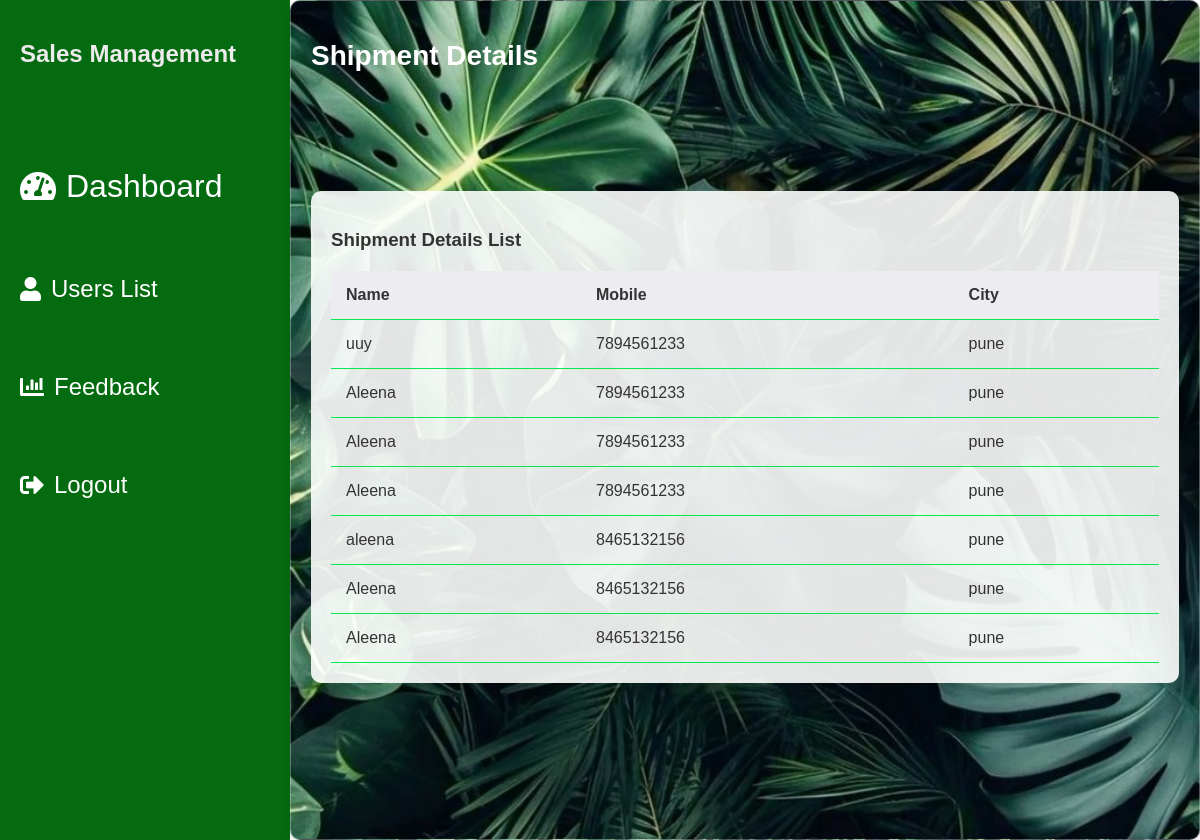
/admin_userslist, run on an earlier commit of the app's database.
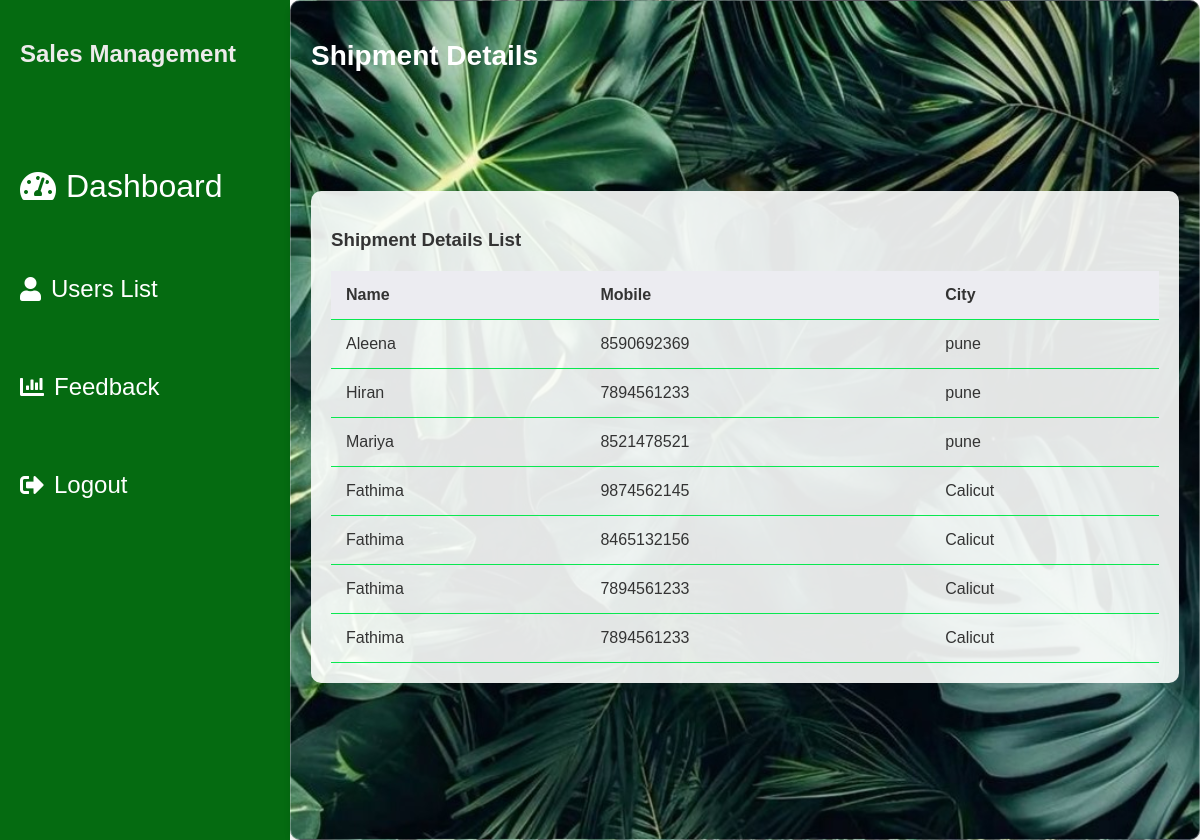
And on a later commit of the database.
### home/models.py (models this page shows)
class Shipment(models.Model):
    fullname = models.CharField(max_length=100)
    mobile = models.CharField(max_length=15)  # Ensure `null=True` is not set here if it's required
    pincode = models.CharField(max_length=10)
    address1 = models.TextField()
    address2 = models.TextField()
    landmark = models.CharField(max_length=255, blank=True, null=True)
    city = models.CharField(max_length=100)
    state = models.CharField(max_length=50)

### home/views.py (the view)
# urls.py: path('admin_userslist',admin_userslist,name = 'admin_userslist'),
def admin_userslist(request):
    shipment_details = Shipment.objects.all()
    return render(request,'admin_users.html',{'shipment_details':shipment_details})

### templates/admin_users.html (shortened to what this page needs)
{% load static %}
<!DOCTYPE html>
<html lang="en">
<head>
    <link rel="stylesheet" href="https://cdnjs.cloudflare.com/ajax/libs/font-awesome/5.15.4/css/all.min.css">
</head>
<body>
    <div class="container">
        <aside class="sidebar">
            <div class="logo">
                <h2> Sales Management</h2>
            </div>
            <ul class="sidebar-menu">
                <li class="active"><a href="{% url 'admin_dashboard' %}" style="color:white; padding-top: 50px; font-size: 200%; font-family: 'Gill Sans', 'Gill Sans MT', Calibri, 'Trebuchet MS', sans-serif;"><i class="fas fa-tachometer-alt"></i> Dashboard</a></li>
                <li><a href="{% url 'admin_userslist' %}" style="color:white; padding-top: 50px; font-size: 150%; font-family: 'Gill Sans', 'Gill Sans MT', Calibri, 'Trebuchet MS', sans-serif"><i class="fas fa-user"></i> Users List</a></li>
                <li><a href="{% url 'admin_feedback' %}"style="color:white; padding-top: 50px; font-size: 150%; font-family: 'Gill Sans', 'Gill Sans MT', Calibri, 'Trebuchet MS', sans-serif"><i class="fas fa-chart-bar"></i> Feedback</a></li>
                <li><a href="{% url 'userlogout' %}"style="color:white; padding-top: 50px; font-size: 150%; font-family: 'Gill Sans', 'Gill Sans MT', Calibri, 'Trebuchet MS', sans-serif"><i class="fas fa-sign-out-alt"></i> Logout</a></li>
            </ul>
        </aside>
        <main class="main-content">
            <div class="top-bar">
                <h1>Shipment Details</h1>
            </div>
            <div class="customer-table">
                <h3>Shipment Details List</h3>
                <table>
                    <thead>
                        <tr>
                            <th>Name</th>
                            <th>Mobile</th>
                            <th>City</th>
                        </tr>
                    </thead>
                    <tbody>
                        <tr>
                            {% for shipment in shipment_details %}
                            <td>{{ shipment.fullname }}</td>
                            <td>{{ shipment.mobile }}</td>
                            <td>{{ shipment.city }}</td>
                        </tr>
                        {% endfor %}
                    </tbody>
                </table>
            </div>
        </main>
    </div>
</body>
</html>

What changed in the data, as far as the page shows it:
removed Shipment: fullname "uuy", mobile "7894561233", city "pune"
removed Shipment: fullname "Aleena", mobile "7894561233", city "pune"
removed Shipment: fullname "aleena", mobile "8465132156", city "pune"
removed Shipment: fullname "Aleena", mobile "8465132156", city "pune"
removed Shipment: fullname "Aleena", mobile "8465132156", city "pune"
changed Shipment "Aleena": mobile "7894561233" → "8590692369"
changed Shipment: fullname "Aleena" → "Hiran"
added Shipment: fullname "Mariya", mobile "8521478521", city "pune"
added Shipment: fullname "Fathima", mobile "9874562145", city "Calicut"
added Shipment: fullname "Fathima", mobile "8465132156", city "Calicut"
added Shipment: fullname "Fathima", mobile "7894561233", city "Calicut"
added Shipment: fullname "Fathima", mobile "7894561233", city "Calicut"
